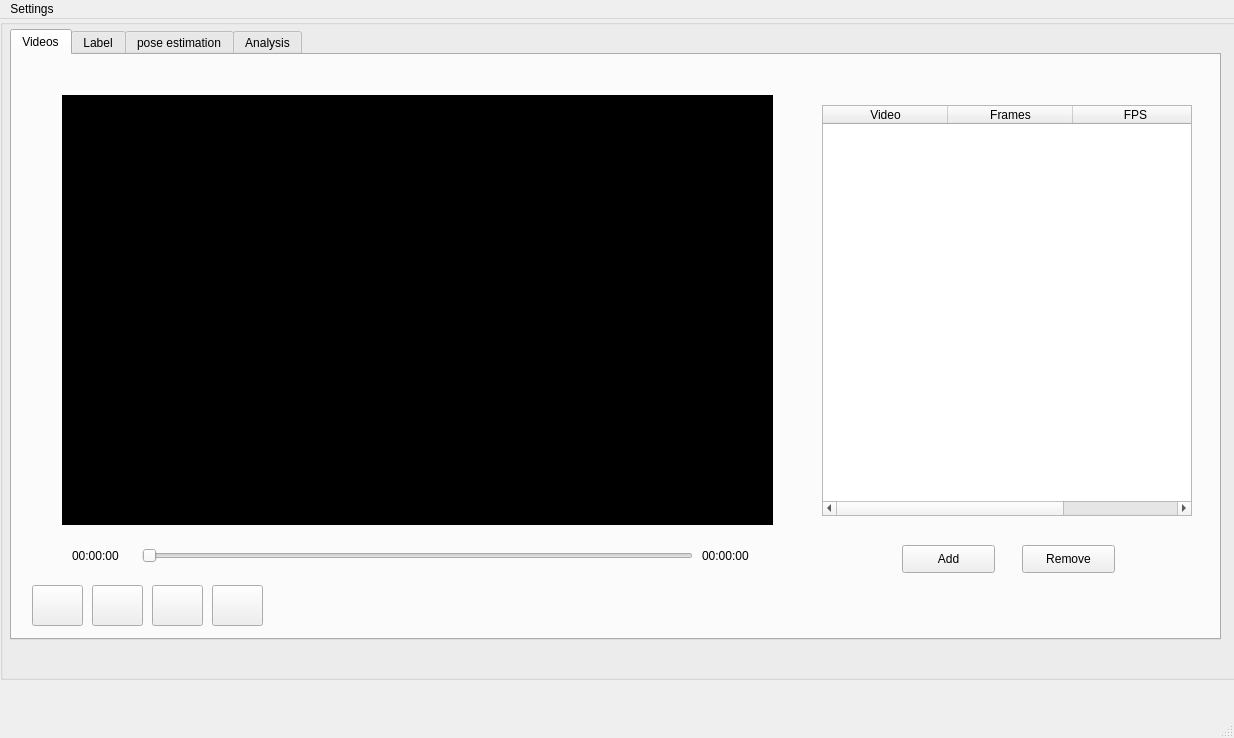
<?xml version="1.0" encoding="UTF-8"?>
<ui version="4.0">
 <class>MainWindow</class>
 <widget class="QMainWindow" name="MainWindow">
  <property name="geometry">
   <rect>
    <x>0</x>
    <y>0</y>
    <width>1234</width>
    <height>738</height>
   </rect>
  </property>
  <property name="windowTitle">
   <string>MainWindow</string>
  </property>
  <widget class="QWidget" name="centralwidget">
   <widget class="QGroupBox" name="groupBox">
    <property name="geometry">
     <rect>
      <x>0</x>
      <y>0</y>
      <width>1241</width>
      <height>661</height>
     </rect>
    </property>
    <property name="maximumSize">
     <size>
      <width>16777215</width>
      <height>16777215</height>
     </size>
    </property>
    <property name="title">
     <string/>
    </property>
    <widget class="QTabWidget" name="tabWidget">
     <property name="enabled">
      <bool>true</bool>
     </property>
     <property name="geometry">
      <rect>
       <x>10</x>
       <y>10</y>
       <width>1211</width>
       <height>611</height>
      </rect>
     </property>
     <property name="maximumSize">
      <size>
       <width>16777215</width>
       <height>16777215</height>
      </size>
     </property>
     <property name="currentIndex">
      <number>0</number>
     </property>
     <widget class="QWidget" name="tab">
      <attribute name="title">
       <string>Videos</string>
      </attribute>
      <widget class="QWidget" name="widget_2" native="true">
       <property name="geometry">
        <rect>
         <x>810</x>
         <y>20</y>
         <width>381</width>
         <height>531</height>
        </rect>
       </property>
       <property name="maximumSize">
        <size>
         <width>500</width>
         <height>16777215</height>
        </size>
       </property>
       <widget class="QPushButton" name="RemoveButton">
        <property name="geometry">
         <rect>
          <x>200</x>
          <y>470</y>
          <width>93</width>
          <height>28</height>
         </rect>
        </property>
        <property name="text">
         <string>Remove</string>
        </property>
       </widget>
       <widget class="QPushButton" name="AddButton">
        <property name="geometry">
         <rect>
          <x>80</x>
          <y>470</y>
          <width>93</width>
          <height>28</height>
         </rect>
        </property>
        <property name="text">
         <string>Add</string>
        </property>
       </widget>
       <widget class="QTableWidget" name="tableWidget">
        <property name="enabled">
         <bool>true</bool>
        </property>
        <property name="geometry">
         <rect>
          <x>0</x>
          <y>30</y>
          <width>370</width>
          <height>411</height>
         </rect>
        </property>
        <property name="sizePolicy">
         <sizepolicy hsizetype="Expanding" vsizetype="Expanding">
          <horstretch>0</horstretch>
          <verstretch>0</verstretch>
         </sizepolicy>
        </property>
        <property name="frameShape">
         <enum>QFrame::StyledPanel</enum>
        </property>
        <property name="midLineWidth">
         <number>1</number>
        </property>
        <property name="editTriggers">
         <set>QAbstractItemView::NoEditTriggers</set>
        </property>
        <property name="selectionBehavior">
         <enum>QAbstractItemView::SelectRows</enum>
        </property>
        <property name="showGrid">
         <bool>true</bool>
        </property>
        <property name="gridStyle">
         <enum>Qt::SolidLine</enum>
        </property>
        <property name="sortingEnabled">
         <bool>false</bool>
        </property>
        <attribute name="horizontalHeaderCascadingSectionResizes">
         <bool>true</bool>
        </attribute>
        <attribute name="horizontalHeaderDefaultSectionSize">
         <number>125</number>
        </attribute>
        <attribute name="horizontalHeaderMinimumSectionSize">
         <number>110</number>
        </attribute>
        <attribute name="verticalHeaderVisible">
         <bool>false</bool>
        </attribute>
        <attribute name="verticalHeaderCascadingSectionResizes">
         <bool>false</bool>
        </attribute>
        <attribute name="verticalHeaderMinimumSectionSize">
         <number>37</number>
        </attribute>
        <attribute name="verticalHeaderShowSortIndicator" stdset="0">
         <bool>false</bool>
        </attribute>
        <attribute name="verticalHeaderStretchLastSection">
         <bool>false</bool>
        </attribute>
        <column>
         <property name="text">
          <string>Video</string>
         </property>
        </column>
        <column>
         <property name="text">
          <string>Frames</string>
         </property>
        </column>
        <column>
         <property name="text">
          <string>FPS</string>
         </property>
        </column>
       </widget>
      </widget>
      <widget class="QPushButton" name="forwardButton">
       <property name="geometry">
        <rect>
         <x>200</x>
         <y>530</y>
         <width>51</width>
         <height>41</height>
        </rect>
       </property>
       <property name="text">
        <string/>
       </property>
       <property name="icon">
        <iconset>
         <normaloff>assets/icons/forward.png</normaloff>assets/icons/forward.png</iconset>
       </property>
      </widget>
      <widget class="QPushButton" name="rewindButton">
       <property name="geometry">
        <rect>
         <x>20</x>
         <y>530</y>
         <width>51</width>
         <height>41</height>
        </rect>
       </property>
       <property name="text">
        <string/>
       </property>
       <property name="icon">
        <iconset>
         <normaloff>assets/icons/rewind.png</normaloff>assets/icons/rewind.png</iconset>
       </property>
      </widget>
      <widget class="QPushButton" name="playButton">
       <property name="geometry">
        <rect>
         <x>80</x>
         <y>530</y>
         <width>51</width>
         <height>41</height>
        </rect>
       </property>
       <property name="text">
        <string/>
       </property>
       <property name="icon">
        <iconset>
         <normaloff>assets/icons/play.png</normaloff>assets/icons/play.png</iconset>
       </property>
      </widget>
      <widget class="QPushButton" name="stopButton">
       <property name="geometry">
        <rect>
         <x>140</x>
         <y>530</y>
         <width>51</width>
         <height>41</height>
        </rect>
       </property>
       <property name="text">
        <string/>
       </property>
       <property name="icon">
        <iconset>
         <normaloff>assets/icons/pause.png</normaloff>assets/icons/pause.png</iconset>
       </property>
      </widget>
      <widget class="QLabel" name="Vbox">
       <property name="geometry">
        <rect>
         <x>50</x>
         <y>40</y>
         <width>711</width>
         <height>430</height>
        </rect>
       </property>
       <property name="styleSheet">
        <string notr="true">background-color: rgb(0, 0, 0);</string>
       </property>
       <property name="text">
        <string/>
       </property>
      </widget>
      <widget class="QSlider" name="VideoSlider">
       <property name="geometry">
        <rect>
         <x>130</x>
         <y>490</y>
         <width>551</width>
         <height>22</height>
        </rect>
       </property>
       <property name="styleSheet">
        <string notr="true">color: qlineargradient(spread:pad, x1:0, y1:0, x2:1, y2:0, stop:0 rgba(0, 0, 0, 255), stop:1 rgba(255, 255, 255, 255));</string>
       </property>
       <property name="singleStep">
        <number>10</number>
       </property>
       <property name="orientation">
        <enum>Qt::Horizontal</enum>
       </property>
       <property name="tickPosition">
        <enum>QSlider::NoTicks</enum>
       </property>
       <property name="tickInterval">
        <number>0</number>
       </property>
      </widget>
      <widget class="QLabel" name="timelabel">
       <property name="geometry">
        <rect>
         <x>60</x>
         <y>485</y>
         <width>64</width>
         <height>31</height>
        </rect>
       </property>
       <property name="text">
        <string>00:00:00</string>
       </property>
      </widget>
      <widget class="QLabel" name="ftimelabel">
       <property name="geometry">
        <rect>
         <x>690</x>
         <y>485</y>
         <width>64</width>
         <height>31</height>
        </rect>
       </property>
       <property name="text">
        <string>00:00:00</string>
       </property>
      </widget>
     </widget>
     <widget class="QWidget" name="tab_2">
      <attribute name="title">
       <string>Label</string>
      </attribute>
      <widget class="QWidget" name="widget" native="true">
       <property name="geometry">
        <rect>
         <x>810</x>
         <y>0</y>
         <width>371</width>
         <height>581</height>
        </rect>
       </property>
       <property name="maximumSize">
        <size>
         <width>500</width>
         <height>16777215</height>
        </size>
       </property>
       <widget class="QGroupBox" name="groupBox_2">
        <property name="geometry">
         <rect>
          <x>0</x>
          <y>160</y>
          <width>391</width>
          <height>211</height>
         </rect>
        </property>
        <property name="title">
         <string>Labels</string>
        </property>
        <widget class="QPushButton" name="btn_Clear_2">
         <property name="geometry">
          <rect>
           <x>200</x>
           <y>230</y>
           <width>111</width>
           <height>28</height>
          </rect>
         </property>
         <property name="maximumSize">
          <size>
           <width>111</width>
           <height>16777215</height>
          </size>
         </property>
         <property name="text">
          <string>Clear</string>
         </property>
        </widget>
        <widget class="QPushButton" name="btn_Remove_2">
         <property name="geometry">
          <rect>
           <x>50</x>
           <y>230</y>
           <width>111</width>
           <height>28</height>
          </rect>
         </property>
         <property name="maximumSize">
          <size>
           <width>111</width>
           <height>16777215</height>
          </size>
         </property>
         <property name="text">
          <string>Remove</string>
         </property>
        </widget>
        <widget class="QTableWidget" name="LabeltableWidget">
         <property name="geometry">
          <rect>
           <x>0</x>
           <y>20</y>
           <width>370</width>
           <height>151</height>
          </rect>
         </property>
         <property name="defaultDropAction">
          <enum>Qt::CopyAction</enum>
         </property>
         <property name="selectionMode">
          <enum>QAbstractItemView::ExtendedSelection</enum>
         </property>
         <property name="selectionBehavior">
          <enum>QAbstractItemView::SelectRows</enum>
         </property>
         <attribute name="horizontalHeaderVisible">
          <bool>false</bool>
         </attribute>
         <attribute name="horizontalHeaderDefaultSectionSize">
          <number>151</number>
         </attribute>
         <attribute name="horizontalHeaderMinimumSectionSize">
          <number>25</number>
         </attribute>
         <attribute name="horizontalHeaderShowSortIndicator" stdset="0">
          <bool>false</bool>
         </attribute>
         <attribute name="verticalHeaderDefaultSectionSize">
          <number>35</number>
         </attribute>
         <attribute name="verticalHeaderHighlightSections">
          <bool>true</bool>
         </attribute>
         <column>
          <property name="text">
           <string>Coordinate</string>
          </property>
         </column>
         <column>
          <property name="text">
           <string>Joint</string>
          </property>
         </column>
         <column>
          <property name="text">
           <string>Connection</string>
          </property>
         </column>
        </widget>
        <widget class="QPushButton" name="DeleteButton">
         <property name="geometry">
          <rect>
           <x>40</x>
           <y>180</y>
           <width>141</width>
           <height>28</height>
          </rect>
         </property>
         <property name="text">
          <string>Delete</string>
         </property>
        </widget>
        <widget class="QPushButton" name="SaveButton">
         <property name="geometry">
          <rect>
           <x>200</x>
           <y>180</y>
           <width>141</width>
           <height>28</height>
          </rect>
         </property>
         <property name="text">
          <string>Save</string>
         </property>
        </widget>
       </widget>
       <widget class="QGroupBox" name="groupBox_3">
        <property name="geometry">
         <rect>
          <x>0</x>
          <y>380</y>
          <width>391</width>
          <height>231</height>
         </rect>
        </property>
        <property name="title">
         <string>Frames</string>
        </property>
        <widget class="QTableWidget" name="FrametableWidget">
         <property name="geometry">
          <rect>
           <x>0</x>
           <y>30</y>
           <width>370</width>
           <height>161</height>
          </rect>
         </property>
         <property name="selectionMode">
          <enum>QAbstractItemView::NoSelection</enum>
         </property>
         <attribute name="verticalHeaderVisible">
          <bool>false</bool>
         </attribute>
         <column>
          <property name="text">
           <string>#</string>
          </property>
         </column>
         <column>
          <property name="text">
           <string>Frame Number</string>
          </property>
         </column>
        </widget>
       </widget>
       <widget class="QGroupBox" name="groupBox_4">
        <property name="geometry">
         <rect>
          <x>0</x>
          <y>0</y>
          <width>381</width>
          <height>161</height>
         </rect>
        </property>
        <property name="title">
         <string>Video</string>
        </property>
        <widget class="QTableWidget" name="VideotableWidget">
         <property name="geometry">
          <rect>
           <x>0</x>
           <y>20</y>
           <width>370</width>
           <height>131</height>
          </rect>
         </property>
         <property name="editTriggers">
          <set>QAbstractItemView::NoEditTriggers</set>
         </property>
         <property name="selectionBehavior">
          <enum>QAbstractItemView::SelectRows</enum>
         </property>
         <property name="showGrid">
          <bool>true</bool>
         </property>
         <property name="sortingEnabled">
          <bool>false</bool>
         </property>
         <property name="columnCount">
          <number>3</number>
         </property>
         <attribute name="horizontalHeaderCascadingSectionResizes">
          <bool>true</bool>
         </attribute>
         <attribute name="horizontalHeaderDefaultSectionSize">
          <number>125</number>
         </attribute>
         <attribute name="horizontalHeaderMinimumSectionSize">
          <number>110</number>
         </attribute>
         <attribute name="verticalHeaderVisible">
          <bool>false</bool>
         </attribute>
         <column>
          <property name="text">
           <string>Video</string>
          </property>
         </column>
         <column>
          <property name="text">
           <string>Extracted Frames</string>
          </property>
         </column>
         <column>
          <property name="text">
           <string>Total Frames</string>
          </property>
         </column>
        </widget>
       </widget>
      </widget>
      <widget class="QLabel" name="Framebox">
       <property name="geometry">
        <rect>
         <x>50</x>
         <y>40</y>
         <width>710</width>
         <height>430</height>
        </rect>
       </property>
       <property name="styleSheet">
        <string notr="true">background-color: rgb(0, 0, 0);</string>
       </property>
       <property name="text">
        <string/>
       </property>
      </widget>
      <widget class="QPushButton" name="BackButton">
       <property name="geometry">
        <rect>
         <x>50</x>
         <y>490</y>
         <width>51</width>
         <height>41</height>
        </rect>
       </property>
       <property name="text">
        <string>Back</string>
       </property>
      </widget>
      <widget class="QPushButton" name="NextButton">
       <property name="geometry">
        <rect>
         <x>710</x>
         <y>490</y>
         <width>51</width>
         <height>41</height>
        </rect>
       </property>
       <property name="text">
        <string>Next</string>
       </property>
      </widget>
      <widget class="QLabel" name="Tlabel">
       <property name="geometry">
        <rect>
         <x>720</x>
         <y>20</y>
         <width>41</width>
         <height>16</height>
        </rect>
       </property>
       <property name="text">
        <string>/ TN</string>
       </property>
      </widget>
      <widget class="QLabel" name="Nlabel">
       <property name="geometry">
        <rect>
         <x>690</x>
         <y>20</y>
         <width>31</width>
         <height>16</height>
        </rect>
       </property>
       <property name="text">
        <string>N</string>
       </property>
      </widget>
     </widget>
     <widget class="QWidget" name="pose_estimation">
      <attribute name="title">
       <string>pose estimation</string>
      </attribute>
      <widget class="QLabel" name="Vbox_2">
       <property name="geometry">
        <rect>
         <x>50</x>
         <y>40</y>
         <width>711</width>
         <height>430</height>
        </rect>
       </property>
       <property name="styleSheet">
        <string notr="true">background-color: rgb(0, 0, 0);</string>
       </property>
       <property name="text">
        <string/>
       </property>
      </widget>
      <widget class="QGroupBox" name="groupBox_5">
       <property name="geometry">
        <rect>
         <x>800</x>
         <y>30</y>
         <width>381</width>
         <height>231</height>
        </rect>
       </property>
       <property name="title">
        <string>Select File</string>
       </property>
       <widget class="QTableWidget" name="ps_widget">
        <property name="geometry">
         <rect>
          <x>10</x>
          <y>30</y>
          <width>361</width>
          <height>181</height>
         </rect>
        </property>
        <property name="editTriggers">
         <set>QAbstractItemView::NoEditTriggers</set>
        </property>
        <property name="selectionBehavior">
         <enum>QAbstractItemView::SelectRows</enum>
        </property>
        <property name="showGrid">
         <bool>true</bool>
        </property>
        <property name="sortingEnabled">
         <bool>false</bool>
        </property>
        <property name="columnCount">
         <number>3</number>
        </property>
        <attribute name="horizontalHeaderCascadingSectionResizes">
         <bool>true</bool>
        </attribute>
        <attribute name="horizontalHeaderDefaultSectionSize">
         <number>125</number>
        </attribute>
        <attribute name="horizontalHeaderMinimumSectionSize">
         <number>110</number>
        </attribute>
        <attribute name="verticalHeaderVisible">
         <bool>false</bool>
        </attribute>
        <row>
         <property name="text">
          <string/>
         </property>
        </row>
        <column>
         <property name="text">
          <string>File</string>
         </property>
        </column>
        <column>
         <property name="text">
          <string>Total Frames</string>
         </property>
        </column>
        <column>
         <property name="text">
          <string>Labeled Frames</string>
         </property>
        </column>
        <item row="0" column="0">
         <property name="text">
          <string/>
         </property>
         <property name="textAlignment">
          <set>AlignCenter</set>
         </property>
        </item>
       </widget>
      </widget>
      <widget class="QGroupBox" name="groupBox_6">
       <property name="geometry">
        <rect>
         <x>800</x>
         <y>430</y>
         <width>381</width>
         <height>121</height>
        </rect>
       </property>
       <property name="title">
        <string>Select Mode</string>
       </property>
       <widget class="QPushButton" name="TrainModelButton">
        <property name="geometry">
         <rect>
          <x>50</x>
          <y>50</y>
          <width>120</width>
          <height>28</height>
         </rect>
        </property>
        <property name="text">
         <string>Train Model</string>
        </property>
       </widget>
       <widget class="QPushButton" name="MakePredictionButton">
        <property name="geometry">
         <rect>
          <x>200</x>
          <y>50</y>
          <width>120</width>
          <height>28</height>
         </rect>
        </property>
        <property name="text">
         <string>Make Prediction</string>
        </property>
       </widget>
       <widget class="QLabel" name="progress_label">
        <property name="geometry">
         <rect>
          <x>113</x>
          <y>89</y>
          <width>141</width>
          <height>21</height>
         </rect>
        </property>
        <property name="text">
         <string/>
        </property>
       </widget>
      </widget>
      <widget class="QGroupBox" name="groupBox_10">
       <property name="geometry">
        <rect>
         <x>800</x>
         <y>270</y>
         <width>381</width>
         <height>141</height>
        </rect>
       </property>
       <property name="title">
        <string>Option</string>
       </property>
       <widget class="QLineEdit" name="saveriters">
        <property name="geometry">
         <rect>
          <x>220</x>
          <y>20</y>
          <width>120</width>
          <height>27</height>
         </rect>
        </property>
        <property name="text">
         <string>10000</string>
        </property>
        <property name="alignment">
         <set>Qt::AlignCenter</set>
        </property>
       </widget>
       <widget class="QLabel" name="label_3">
        <property name="geometry">
         <rect>
          <x>70</x>
          <y>30</y>
          <width>81</width>
          <height>16</height>
         </rect>
        </property>
        <property name="text">
         <string>saveiters :</string>
        </property>
       </widget>
       <widget class="QLabel" name="label_4">
        <property name="geometry">
         <rect>
          <x>10</x>
          <y>70</y>
          <width>191</width>
          <height>16</height>
         </rect>
        </property>
        <property name="text">
         <string>max_snapshots_to_keep :</string>
        </property>
       </widget>
       <widget class="QLabel" name="label_5">
        <property name="geometry">
         <rect>
          <x>70</x>
          <y>110</y>
          <width>64</width>
          <height>15</height>
         </rect>
        </property>
        <property name="text">
         <string>maxiters :</string>
        </property>
       </widget>
       <widget class="QLineEdit" name="max_snapshots_to_keep">
        <property name="geometry">
         <rect>
          <x>220</x>
          <y>60</y>
          <width>120</width>
          <height>27</height>
         </rect>
        </property>
        <property name="text">
         <string>5</string>
        </property>
        <property name="alignment">
         <set>Qt::AlignCenter</set>
        </property>
       </widget>
       <widget class="QLineEdit" name="maxiters">
        <property name="geometry">
         <rect>
          <x>220</x>
          <y>100</y>
          <width>120</width>
          <height>27</height>
         </rect>
        </property>
        <property name="text">
         <string>300000</string>
        </property>
        <property name="alignment">
         <set>Qt::AlignCenter</set>
        </property>
       </widget>
      </widget>
     </widget>
     <widget class="QWidget" name="tab_3">
      <attribute name="title">
       <string>Analysis</string>
      </attribute>
      <widget class="QPushButton" name="AnalysisButton">
       <property name="geometry">
        <rect>
         <x>920</x>
         <y>520</y>
         <width>113</width>
         <height>32</height>
        </rect>
       </property>
       <property name="text">
        <string>Show Analysis</string>
       </property>
      </widget>
      <widget class="QLabel" name="AnalysisVideo">
       <property name="geometry">
        <rect>
         <x>50</x>
         <y>40</y>
         <width>700</width>
         <height>430</height>
        </rect>
       </property>
       <property name="styleSheet">
        <string notr="true">background-color: rgb(0, 0, 0);</string>
       </property>
       <property name="text">
        <string/>
       </property>
      </widget>
      <widget class="QSlider" name="AnalysisSlider">
       <property name="geometry">
        <rect>
         <x>50</x>
         <y>480</y>
         <width>700</width>
         <height>22</height>
        </rect>
       </property>
       <property name="orientation">
        <enum>Qt::Horizontal</enum>
       </property>
      </widget>
      <widget class="QPushButton" name="AnalysisRewindButton">
       <property name="geometry">
        <rect>
         <x>50</x>
         <y>510</y>
         <width>51</width>
         <height>41</height>
        </rect>
       </property>
       <property name="text">
        <string/>
       </property>
      </widget>
      <widget class="QPushButton" name="AnalysisPlayButton">
       <property name="geometry">
        <rect>
         <x>110</x>
         <y>510</y>
         <width>51</width>
         <height>41</height>
        </rect>
       </property>
       <property name="text">
        <string/>
       </property>
      </widget>
      <widget class="QPushButton" name="AnalysisStopButton">
       <property name="geometry">
        <rect>
         <x>170</x>
         <y>510</y>
         <width>51</width>
         <height>41</height>
        </rect>
       </property>
       <property name="text">
        <string/>
       </property>
      </widget>
      <widget class="QPushButton" name="AnalysisForwardButton">
       <property name="geometry">
        <rect>
         <x>230</x>
         <y>510</y>
         <width>51</width>
         <height>41</height>
        </rect>
       </property>
       <property name="text">
        <string/>
       </property>
      </widget>
      <widget class="QLabel" name="AnalysisGraph">
       <property name="geometry">
        <rect>
         <x>780</x>
         <y>40</y>
         <width>410</width>
         <height>430</height>
        </rect>
       </property>
       <property name="styleSheet">
        <string notr="true">background-color: rgb(0, 0, 0);</string>
       </property>
       <property name="text">
        <string/>
       </property>
      </widget>
      <widget class="QLabel" name="label">
       <property name="geometry">
        <rect>
         <x>910</x>
         <y>490</y>
         <width>151</width>
         <height>20</height>
        </rect>
       </property>
       <property name="text">
        <string>Select Analyzed Video</string>
       </property>
      </widget>
     </widget>
    </widget>
   </widget>
  </widget>
  <widget class="QStatusBar" name="statusbar"/>
  <widget class="QMenuBar" name="menubar">
   <property name="geometry">
    <rect>
     <x>0</x>
     <y>0</y>
     <width>1234</width>
     <height>30</height>
    </rect>
   </property>
   <widget class="QMenu" name="menuSettings">
    <property name="title">
     <string>Settings</string>
    </property>
    <addaction name="Frame_Extract"/>
    <addaction name="Label_Option"/>
    <addaction name="actionAnalyzeVideo"/>
   </widget>
   <addaction name="menuSettings"/>
  </widget>
  <action name="actionOpen">
   <property name="text">
    <string>Load</string>
   </property>
  </action>
  <action name="actionSave">
   <property name="text">
    <string>Save</string>
   </property>
  </action>
  <action name="actionTrain">
   <property name="text">
    <string>Train</string>
   </property>
  </action>
  <action name="actionFrame_numbers">
   <property name="text">
    <string>Frame numbers</string>
   </property>
  </action>
  <action name="actionFPS">
   <property name="text">
    <string>FPS</string>
   </property>
  </action>
  <action name="Frame_Extract">
   <property name="text">
    <string>Frame Extract</string>
   </property>
  </action>
  <action name="Label_Option">
   <property name="text">
    <string>Label Option</string>
   </property>
  </action>
  <action name="actionTrainNetwork">
   <property name="text">
    <string>TrainNetwork</string>
   </property>
  </action>
  <action name="actionAnalyzeVideo">
   <property name="text">
    <string>AnalyzeVideo</string>
   </property>
  </action>
  <action name="actionSave2">
   <property name="text">
    <string>save2</string>
   </property>
  </action>
 </widget>
 <resources/>
 <connections/>
</ui>
